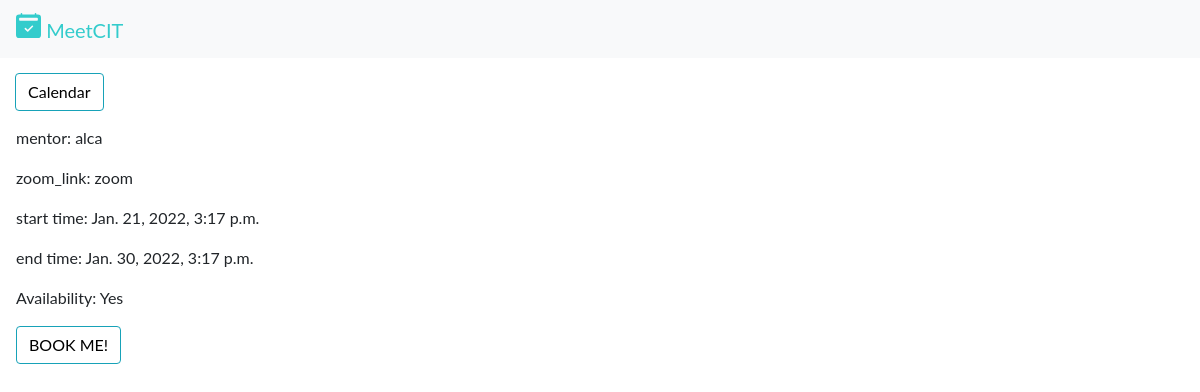
/event/edit/2/ (signed in), run on an earlier commit of the app's database.
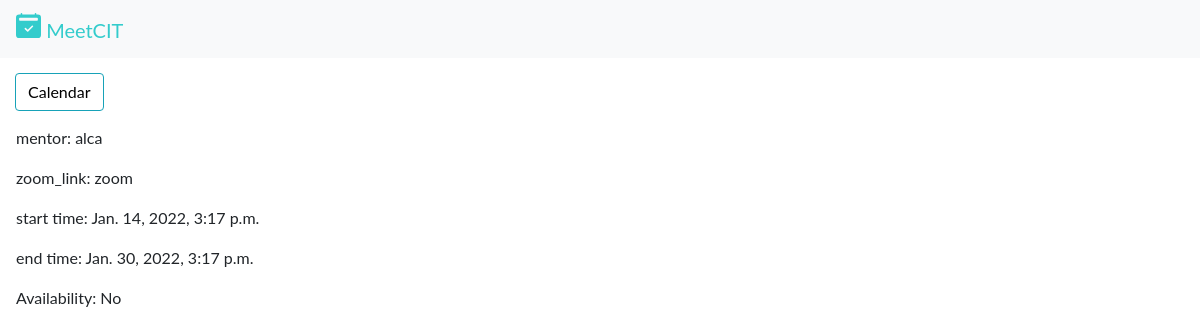
And on a later commit of the database.
### cal/models.py (models this page shows, shortened)
class Event(models.Model):
    mentor = models.CharField(max_length=200)
    zoom_link = models.TextField()
    start_time = models.DateTimeField('start time')
    end_time = models.DateTimeField('end time')
    available = models.BooleanField(default=True)
    def is_available(self):
        return (self.start_time > timezone.now() and self.available)
    class Meta:
        permissions = (
            ('can_edit', 'Can edit the event'),
            ('cannot_book', 'Cannot book the event')
        )

### cal/views.py (the view)
@login_required
def event_edit(request, event_id=None):
    if event_id:
        instance = get_object_or_404(Event, pk=event_id)
        if request.user.has_perm('cal.can_edit', instance):
            cur_user = User.objects.get(pk=request.user.id)
            initial_data = {
                'mentor': cur_user,
                'zoom_link': instance.zoom_link,
                'start_time': instance.start_time,
                'end_time': instance.end_time
            }
            print(instance.zoom_link)
            form = EventForm(request.POST or None,
                             instance=instance, initial=initial_data)
            if request.POST and form.is_valid():
                form.save()
                return HttpResponseRedirect(reverse('cal:calendar'))
            return render(request, 'cal/event_edit.html', {'form': form})
        else:
            context = {
                'event_id': instance.pk,
                'mentor': instance.mentor,
                'zoom_link': instance.zoom_link,
                'start_time': instance.start_time,
                'end_time': instance.end_time,
                'is_available': instance.is_available
            }
            return render(request, 'cal/event_view.html', context)

### cal/templates/cal/event_view.html (shortened to what this page needs)
{% extends 'cal/base.html' %}
{% block content %}
<div class="clearfix">
  <a class="btn btn-info left" href="{% url 'cal:calendar' %}"> Calendar </a>
</div>
<div class="ml-3">
  <p>mentor: {{mentor}}</p>
  <p>zoom_link: {{zoom_link}}</p>
  <p>start time: {{start_time}}</p>
  <p>end time: {{end_time}}</p>
  {% if is_available %}
  <p>Availability: Yes</p>
  <form method="post">
    <a class="btn btn-info left" href="{% url 'cal:booksuccess' event_id %}"> BOOK ME! </a>
  </form>
  {% else %}
  <p>Availability: No</p>
  {% endif %}
</div>
{% endblock %}

What changed in the data, as far as the page shows it:
changed Event "alca": start_time "Jan. 21, 2022, 3:17 p.m." → "Jan. 14, 2022, 3:17 p.m."
Also different on the page:
text no longer shown: "Availability: Yes BOOK ME!"
text now shown: "Availability: No"
